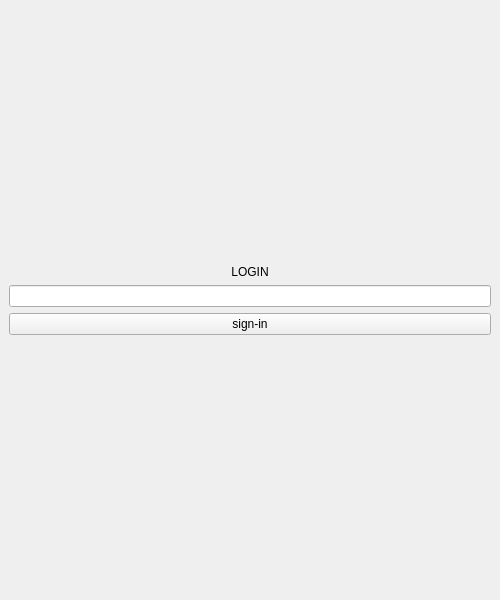
<?xml version="1.0" encoding="UTF-8"?>
<ui version="4.0">
 <class>MainWindow</class>
 <widget class="QMainWindow" name="MainWindow">
  <property name="geometry">
   <rect>
    <x>0</x>
    <y>0</y>
    <width>500</width>
    <height>600</height>
   </rect>
  </property>
  <property name="maximumSize">
   <size>
    <width>10000</width>
    <height>10000</height>
   </size>
  </property>
  <property name="windowTitle">
   <string>MainWindow</string>
  </property>
  <widget class="QWidget" name="centralwidget">
   <property name="maximumSize">
    <size>
     <width>10000</width>
     <height>10000</height>
    </size>
   </property>
   <layout class="QVBoxLayout" name="verticalLayout">
    <item>
     <layout class="QVBoxLayout" name="verticalLayout_2">
      <property name="topMargin">
       <number>100</number>
      </property>
      <property name="bottomMargin">
       <number>100</number>
      </property>
      <item>
       <spacer name="verticalSpacer">
        <property name="orientation">
         <enum>Qt::Vertical</enum>
        </property>
        <property name="sizeType">
         <enum>QSizePolicy::Fixed</enum>
        </property>
        <property name="sizeHint" stdset="0">
         <size>
          <width>20</width>
          <height>100</height>
         </size>
        </property>
       </spacer>
      </item>
      <item>
       <widget class="QLabel" name="loginLabel">
        <property name="sizePolicy">
         <sizepolicy hsizetype="Preferred" vsizetype="Fixed">
          <horstretch>0</horstretch>
          <verstretch>0</verstretch>
         </sizepolicy>
        </property>
        <property name="text">
         <string>LOGIN</string>
        </property>
        <property name="textFormat">
         <enum>Qt::RichText</enum>
        </property>
        <property name="alignment">
         <set>Qt::AlignCenter</set>
        </property>
       </widget>
      </item>
      <item>
       <widget class="QLineEdit" name="keyInputLine"/>
      </item>
      <item>
       <widget class="QPushButton" name="loginBtn">
        <property name="text">
         <string>sign-in</string>
        </property>
       </widget>
      </item>
      <item>
       <spacer name="verticalSpacer_2">
        <property name="orientation">
         <enum>Qt::Vertical</enum>
        </property>
        <property name="sizeType">
         <enum>QSizePolicy::Fixed</enum>
        </property>
        <property name="sizeHint" stdset="0">
         <size>
          <width>20</width>
          <height>100</height>
         </size>
        </property>
       </spacer>
      </item>
     </layout>
    </item>
   </layout>
  </widget>
 </widget>
 <resources/>
 <connections/>
</ui>
